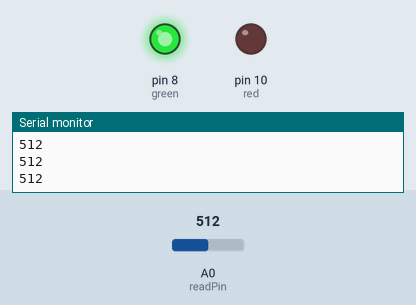
Bench run of a sketch on a simulated Arduino Uno, built with avr-gcc and run on an emulated ATmega328P. Shown: output pins drawn as LEDs (lit = HIGH), the last lines printed to the serial monitor. Inputs (shaded band) come from the test bench; at power-on: A0 (readPin) = 512.

Above: at 1.2 s.
1.3 s: A0 (readPin) set to 311
2.9 s: A0 (readPin) set to 281
At 4.0 s:
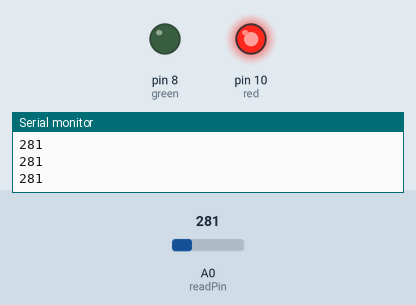
4.7 s: A0 (readPin) set to 306
At 6.0 s:
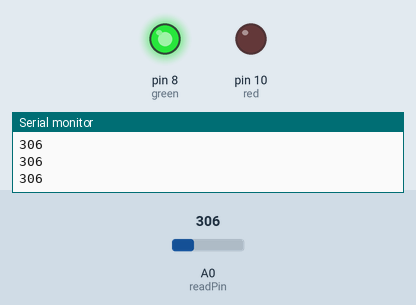
6.5 s: A0 (readPin) set to 290
At 8.0 s:
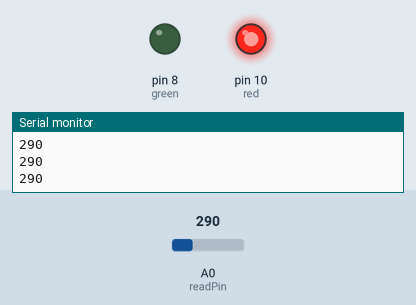
Timing chart, 0 to 9.2 s (numbered marks = the images above; inputs shaded):
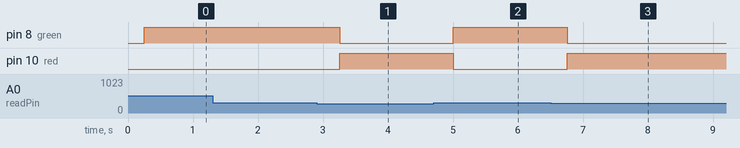

Measured:
- the behaviour switches between 300 and 299 on A0 (readPin) (found by bisection; images 0 and 1)
- after the input at 2.9 s, pin 8 (green): HIGH → LOW after 0.35 s; pin 10 (red): LOW → HIGH after 0.35 s
- after the input at 4.7 s, pin 8 (green): LOW → HIGH after 0.31 s; pin 10 (red): HIGH → LOW after 0.31 s
- after the input at 6.5 s, pin 8 (green): HIGH → LOW after 0.26 s; pin 10 (red): LOW → HIGH after 0.26 s

The sketch:

photoResistor.ino
```cpp
int readPin = A0;
int green = 8;
int red = 10;
int lightVal;
int wait = 250;

void setup()
{
  Serial.begin(9600);
  pinMode(readPin, INPUT);
  pinMode(green, OUTPUT);
  pinMode(red, OUTPUT);
}

void loop()
{
  lightVal = analogRead(readPin);
  Serial.println(lightVal);
  delay(wait);
  if (lightVal < 300)
  {
    digitalWrite(red, HIGH);
    digitalWrite(green, LOW);
  }
  else
  {
    digitalWrite(red, LOW);
    digitalWrite(green, HIGH);
  }
}
```
